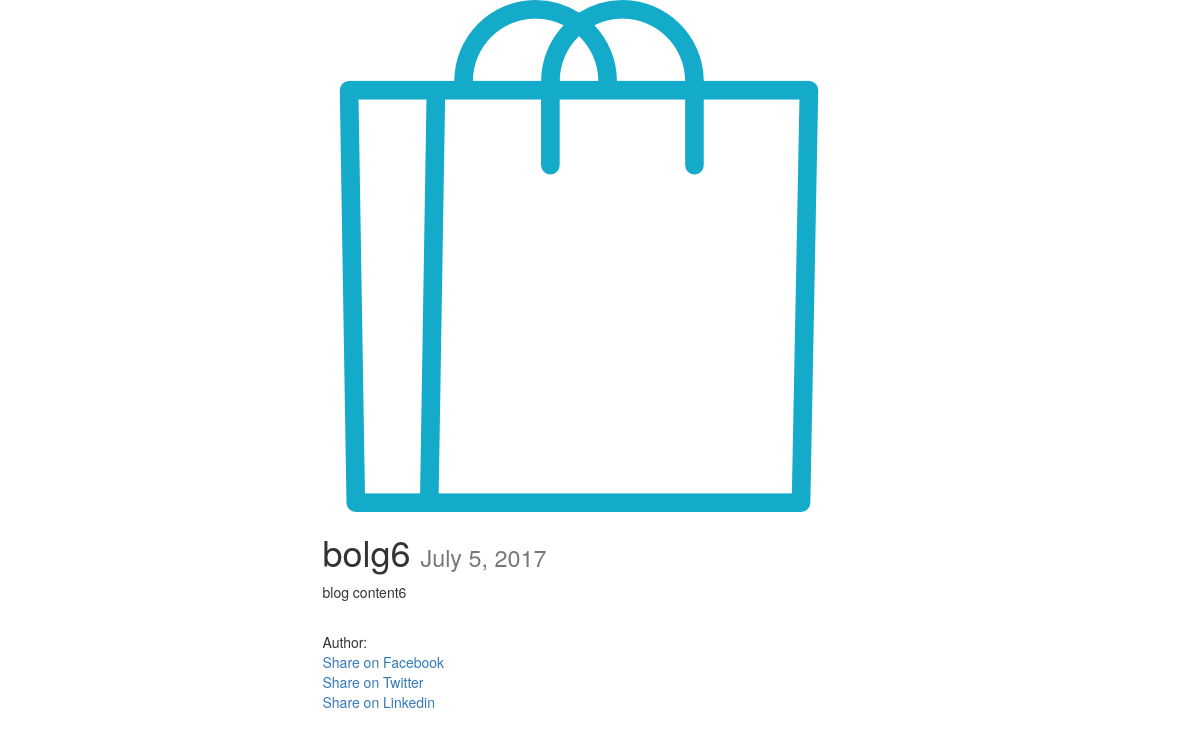
The page /posts/detail/bolg6/ on the database its author committed.
### posts/models.py (models this page shows, shortened)
class Post(models.Model):
    author = models.ForeignKey(User, default=1)
    title = models.CharField(max_length=255)
    slug = models.SlugField(unique=True)
    image = models.ImageField(null=True, blank=True, upload_to="post_images")
    content = models.TextField()
    draft = models.BooleanField(default=False)
    publish = models.DateField(auto_now=False, auto_now_add=False)
    updated = models.DateTimeField(auto_now=True, auto_now_add=False)
    timestamp = models.DateTimeField(auto_now=False, auto_now_add=True)
    class Meta:
        ordering = ["-timestamp", "-updated"]

### posts/views.py (the view)
# urls.py: url(r'^detail/(?P<post_slug>[-\w]+)/$', views.post_detail, name="detail"),
def post_detail(request, post_slug):
    instance = get_object_or_404(Post, slug=post_slug)
    if instance.publish>timezone.now().date() or instance .draft:
        if not (request.user.is_staff or request.user.is_superuser):
            raise Http404
    context = {
    "title": "Detail",
    "instance": instance,
    "share_string": quote(instance.content)
    }
    return render(request, 'post_detail.html', context)

### posts/templatetags/urlify.py (called while the page is built)
@register.filter
def urlify(value):
    return quote(value)

### posts/templates/post_detail.html (shortened to what this page needs)
{% extends "base.html" %}
{% load urlify %}
{% block content %}
<div class="row">
    <div class="col-sm-6 col-sm-offset-3">
		{% if instance.image %}
		    <img src="{{instance.image.url}}" alt="" class="img-responsive">
		{% endif %}
		<h1>{{instance.title}} <small>{{instance.publish}}</small></h1>
		{{instance.content| linebreaks}} <br>
		Author: {{instance.author.get_full_name}} <br>
        <a href="https://www.facebook.com/sharer/sharer.php?u={{request.build_absolute_uri}}">
            Share on Facebook
        </a><br>
        <a href="https://twitter.com/home?status={{instance.content|truncatechars:35|urlify}}%20{{request.build_absolute_uri}}">
            Share on Twitter
        </a><br>
        <a href="https://www.linkedin.com/shareArticle?mini=true&url={{request.build_absolute_uri}}&title={{instance.title|urlify}}&summary={{instance.content|truncatechars:35|urlify}}&source={{request.build_absolute_uri}}">
        Share on Linkedin
        </a>
    </div>
</div>
{% endblock content %}

### static/css/base.css (style rules this page uses)
h1 { color:#777777; }

### rows shown on the page
Post: image (picture), title "bolg6", publish "July 5, 2017", content "blog content6"
